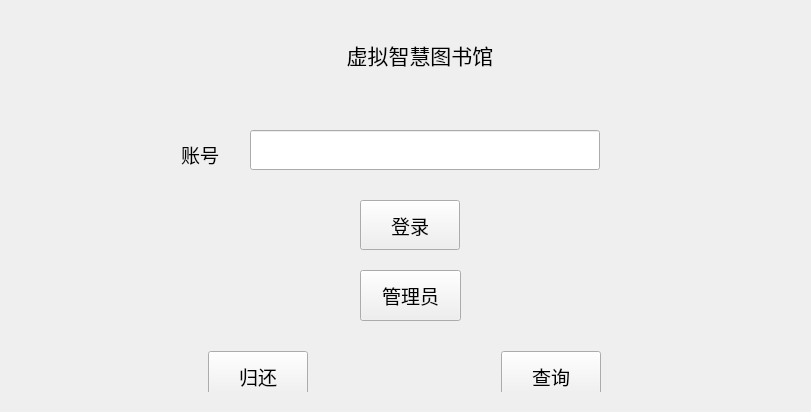
<?xml version="1.0" encoding="UTF-8"?>
<ui version="4.0">
 <class>LoginPage</class>
 <widget class="QMainWindow" name="LoginPage">
  <property name="geometry">
   <rect>
    <x>0</x>
    <y>0</y>
    <width>811</width>
    <height>412</height>
   </rect>
  </property>
  <property name="windowTitle">
   <string>ds_lib1</string>
  </property>
  <widget class="QWidget" name="centralWidget">
   <widget class="QLineEdit" name="lineEdit">
    <property name="geometry">
     <rect>
      <x>250</x>
      <y>130</y>
      <width>350</width>
      <height>40</height>
     </rect>
    </property>
    <property name="minimumSize">
     <size>
      <width>350</width>
      <height>40</height>
     </size>
    </property>
    <property name="maximumSize">
     <size>
      <width>350</width>
      <height>40</height>
     </size>
    </property>
   </widget>
   <widget class="QWidget" name="layoutWidget">
    <property name="geometry">
     <rect>
      <x>10</x>
      <y>340</y>
      <width>791</width>
      <height>52</height>
     </rect>
    </property>
    <layout class="QHBoxLayout" name="horizontalLayout">
     <item>
      <widget class="QPushButton" name="btn2_return">
       <property name="minimumSize">
        <size>
         <width>100</width>
         <height>50</height>
        </size>
       </property>
       <property name="maximumSize">
        <size>
         <width>100</width>
         <height>50</height>
        </size>
       </property>
       <property name="font">
        <font>
         <family>楷体</family>
         <pointsize>14</pointsize>
        </font>
       </property>
       <property name="text">
        <string>归还</string>
       </property>
      </widget>
     </item>
     <item>
      <widget class="QPushButton" name="btn3_query">
       <property name="minimumSize">
        <size>
         <width>100</width>
         <height>50</height>
        </size>
       </property>
       <property name="maximumSize">
        <size>
         <width>100</width>
         <height>50</height>
        </size>
       </property>
       <property name="font">
        <font>
         <family>楷体</family>
         <pointsize>14</pointsize>
        </font>
       </property>
       <property name="text">
        <string>查询</string>
       </property>
      </widget>
     </item>
    </layout>
   </widget>
   <widget class="QLabel" name="label">
    <property name="geometry">
     <rect>
      <x>150</x>
      <y>140</y>
      <width>100</width>
      <height>30</height>
     </rect>
    </property>
    <property name="minimumSize">
     <size>
      <width>100</width>
      <height>30</height>
     </size>
    </property>
    <property name="maximumSize">
     <size>
      <width>100</width>
      <height>30</height>
     </size>
    </property>
    <property name="font">
     <font>
      <family>楷体</family>
      <pointsize>14</pointsize>
     </font>
    </property>
    <property name="text">
     <string>&lt;html&gt;&lt;head/&gt;&lt;body&gt;&lt;p align=&quot;center&quot;&gt;账号&lt;/p&gt;&lt;/body&gt;&lt;/html&gt;</string>
    </property>
   </widget>
   <widget class="QPushButton" name="btn1_login">
    <property name="geometry">
     <rect>
      <x>360</x>
      <y>200</y>
      <width>100</width>
      <height>50</height>
     </rect>
    </property>
    <property name="minimumSize">
     <size>
      <width>100</width>
      <height>50</height>
     </size>
    </property>
    <property name="maximumSize">
     <size>
      <width>100</width>
      <height>50</height>
     </size>
    </property>
    <property name="font">
     <font>
      <family>楷体</family>
      <pointsize>14</pointsize>
     </font>
    </property>
    <property name="text">
     <string>登录</string>
    </property>
   </widget>
   <widget class="QLabel" name="titlelabel">
    <property name="geometry">
     <rect>
      <x>270</x>
      <y>30</y>
      <width>300</width>
      <height>50</height>
     </rect>
    </property>
    <property name="minimumSize">
     <size>
      <width>300</width>
      <height>50</height>
     </size>
    </property>
    <property name="maximumSize">
     <size>
      <width>300</width>
      <height>50</height>
     </size>
    </property>
    <property name="font">
     <font>
      <family>楷体</family>
      <pointsize>16</pointsize>
     </font>
    </property>
    <property name="text">
     <string>&lt;html&gt;&lt;head/&gt;&lt;body&gt;&lt;p align=&quot;center&quot;&gt;虚拟智慧图书馆&lt;/p&gt;&lt;/body&gt;&lt;/html&gt;</string>
    </property>
   </widget>
   <widget class="QPushButton" name="btn_adm_test">
    <property name="geometry">
     <rect>
      <x>360</x>
      <y>270</y>
      <width>101</width>
      <height>51</height>
     </rect>
    </property>
    <property name="font">
     <font>
      <family>楷体</family>
      <pointsize>14</pointsize>
     </font>
    </property>
    <property name="text">
     <string>管理员</string>
    </property>
   </widget>
  </widget>
 </widget>
 <layoutdefault spacing="6" margin="11"/>
 <resources>
  <include location="ds_lib1.qrc"/>
 </resources>
 <connections>
  <connection>
   <sender>btn2_return</sender>
   <signal>clicked()</signal>
   <receiver>LoginPage</receiver>
   <slot>ReturnButtonClicked()</slot>
   <hints>
    <hint type="sourcelabel">
     <x>263</x>
     <y>395</y>
    </hint>
    <hint type="destinationlabel">
     <x>264</x>
     <y>419</y>
    </hint>
   </hints>
  </connection>
  <connection>
   <sender>btn1_login</sender>
   <signal>clicked()</signal>
   <receiver>LoginPage</receiver>
   <slot>LoginButtonClicked()</slot>
   <hints>
    <hint type="sourcelabel">
     <x>399</x>
     <y>278</y>
    </hint>
    <hint type="destinationlabel">
     <x>405</x>
     <y>226</y>
    </hint>
   </hints>
  </connection>
  <connection>
   <sender>btn3_query</sender>
   <signal>clicked()</signal>
   <receiver>LoginPage</receiver>
   <slot>QueryButtonClicked()</slot>
   <hints>
    <hint type="sourcelabel">
     <x>547</x>
     <y>396</y>
    </hint>
    <hint type="destinationlabel">
     <x>549</x>
     <y>416</y>
    </hint>
   </hints>
  </connection>
  <connection>
   <sender>btn_adm_test</sender>
   <signal>clicked()</signal>
   <receiver>LoginPage</receiver>
   <slot>AdmButtonClicked()</slot>
   <hints>
    <hint type="sourcelabel">
     <x>595</x>
     <y>283</y>
    </hint>
    <hint type="destinationlabel">
     <x>639</x>
     <y>283</y>
    </hint>
   </hints>
  </connection>
 </connections>
 <slots>
  <slot>ReturnButtonClicked()</slot>
  <slot>LoginButtonClicked()</slot>
  <slot>QueryButtonClicked()</slot>
  <slot>AdmButtonClicked()</slot>
 </slots>
</ui>
